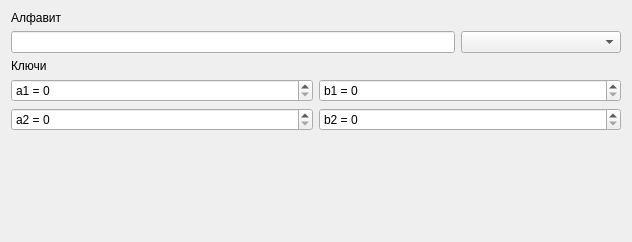
<?xml version="1.0" encoding="UTF-8"?>
<ui version="4.0">
 <class>Form</class>
 <widget class="QWidget" name="Form">
  <property name="geometry">
   <rect>
    <x>0</x>
    <y>0</y>
    <width>632</width>
    <height>242</height>
   </rect>
  </property>
  <property name="windowTitle">
   <string>Form</string>
  </property>
  <layout class="QVBoxLayout" name="verticalLayout">
   <item>
    <widget class="QLabel" name="label">
     <property name="text">
      <string>Алфавит</string>
     </property>
    </widget>
   </item>
   <item>
    <layout class="QHBoxLayout" name="horizontalLayout_4" stretch="0,2">
     <item>
      <widget class="QLineEdit" name="alph0"/>
     </item>
     <item>
      <widget class="QComboBox" name="alphabet_sel">
       <property name="maximumSize">
        <size>
         <width>160</width>
         <height>16777215</height>
        </size>
       </property>
      </widget>
     </item>
    </layout>
   </item>
   <item>
    <widget class="QLabel" name="label_2">
     <property name="text">
      <string>Ключи</string>
     </property>
    </widget>
   </item>
   <item>
    <layout class="QHBoxLayout" name="horizontalLayout_3">
     <item>
      <widget class="QSpinBox" name="key_a1">
       <property name="suffix">
        <string/>
       </property>
       <property name="prefix">
        <string>a1 = </string>
       </property>
       <property name="maximum">
        <number>99999</number>
       </property>
      </widget>
     </item>
     <item>
      <widget class="QSpinBox" name="key_b1">
       <property name="prefix">
        <string>b1 = </string>
       </property>
       <property name="maximum">
        <number>99999</number>
       </property>
      </widget>
     </item>
    </layout>
   </item>
   <item>
    <layout class="QHBoxLayout" name="horizontalLayout_5">
     <item>
      <widget class="QSpinBox" name="key_a2">
       <property name="suffix">
        <string/>
       </property>
       <property name="prefix">
        <string>a2 = </string>
       </property>
       <property name="maximum">
        <number>99999</number>
       </property>
      </widget>
     </item>
     <item>
      <widget class="QSpinBox" name="key_b2">
       <property name="prefix">
        <string>b2 = </string>
       </property>
       <property name="maximum">
        <number>99999</number>
       </property>
      </widget>
     </item>
    </layout>
   </item>
   <item>
    <spacer name="verticalSpacer">
     <property name="orientation">
      <enum>Qt::Vertical</enum>
     </property>
     <property name="sizeHint" stdset="0">
      <size>
       <width>20</width>
       <height>40</height>
      </size>
     </property>
    </spacer>
   </item>
  </layout>
 </widget>
 <resources/>
 <connections/>
</ui>
